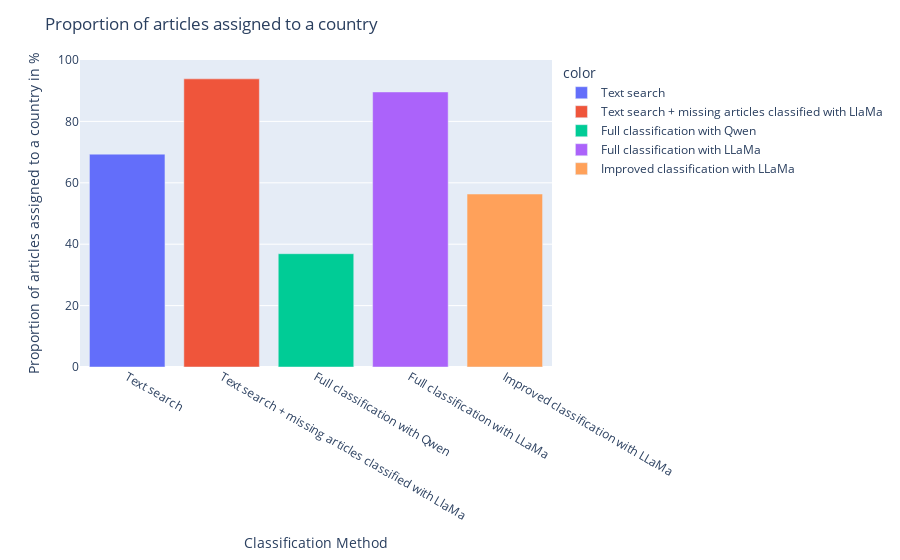

The notebook cell this image was saved under:
### Code cell
fig = px.bar(x=results.keys(), y=results.values(), color=results.keys(), labels={"x": "Classification Method", "y": "Proportion of articles assigned to a country in %"})
fig.update_layout(title="Proportion of articles assigned to a country")
fig.update_yaxes(range=[0, 100])
fig.show()
fig.write_html("./graphs/proportion_country_assignment.html")

### Figure 1 — Plotly figure (JSON) as saved in the notebook; plotly's stock layout.template omitted (floating-point values rounded to 4 significant figures)
{"data": [{"alignmentgroup": "True", "hovertemplate": "color=Text search<br>Classification Method=%{x}<br>Proportion of articles assigned to a country in %=%{y}<extra></extra>", "legendgroup": "Text search", "marker": {"color": "#636efa", "pattern": {"shape": ""}}, "name": "Text search", "offsetgroup": "Text search", "orientation": "v", "showlegend": true, "textposition": "auto", "type": "bar", "x": ["Text search"], "xaxis": "x", "y": [69.33], "yaxis": "y"}, {"alignmentgroup": "True", "hovertemplate": "color=Text search + missing articles classified with LlaMa<br>Classification Method=%{x}<br>Proportion of articles assigned to a country in %=%{y}<extra></extra>", "legendgroup": "Text search + missing articles classified with LlaMa", "marker": {"color": "#EF553B", "pattern": {"shape": ""}}, "name": "Text search + missing articles classified with LlaMa", "offsetgroup": "Text search + missing articles classified with LlaMa", "orientation": "v", "showlegend": true, "textposition": "auto", "type": "bar", "x": ["Text search + missing articles classified with LlaMa"], "xaxis": "x", "y": [93.85], "yaxis": "y"}, {"alignmentgroup": "True", "hovertemplate": "color=Full classification with Qwen<br>Classification Method=%{x}<br>Proportion of articles assigned to a country in %=%{y}<extra></extra>", "legendgroup": "Full classification with Qwen", "marker": {"color": "#00cc96", "pattern": {"shape": ""}}, "name": "Full classification with Qwen", "offsetgroup": "Full classification with Qwen", "orientation": "v", "showlegend": true, "textposition": "auto", "type": "bar", "x": ["Full classification with Qwen"], "xaxis": "x", "y": [36.9], "yaxis": "y"}, {"alignmentgroup": "True", "hovertemplate": "color=Full classification with LLaMa<br>Classification Method=%{x}<br>Proportion of articles assigned to a country in %=%{y}<extra></extra>", "legendgroup": "Full classification with LLaMa", "marker": {"color": "#ab63fa", "pattern": {"shape": ""}}, "name": "Full classification with LLaMa", "offsetgroup": "Full classification with LLaMa", "orientation": "v", "showlegend": true, "textposition": "auto", "type": "bar", "x": ["Full classification with LLaMa"], "xaxis": "x", "y": [89.6], "yaxis": "y"}, {"alignmentgroup": "True", "hovertemplate": "color=Improved classification with LLaMa<br>Classification Method=%{x}<br>Proportion of articles assigned to a country in %=%{y}<extra></extra>", "legendgroup": "Improved classification with LLaMa", "marker": {"color": "#FFA15A", "pattern": {"shape": ""}}, "name": "Improved classification with LLaMa", "offsetgroup": "Improved classification with LLaMa", "orientation": "v", "showlegend": true, "textposition": "auto", "type": "bar", "x": ["Improved classification with LLaMa"], "xaxis": "x", "y": [56.34], "yaxis": "y"}], "layout": {"barmode": "relative", "legend": {"title": {"text": "color"}, "tracegroupgap": 0}, "margin": {"t": 60}, "title": {"text": "Proportion of articles assigned to a country"}, "xaxis": {"anchor": "y", "domain": [0, 1], "title": {"text": "Classification Method"}}, "yaxis": {"anchor": "x", "domain": [0, 1], "range": [0, 100], "title": {"text": "Proportion of articles assigned to a country in %"}}}}
